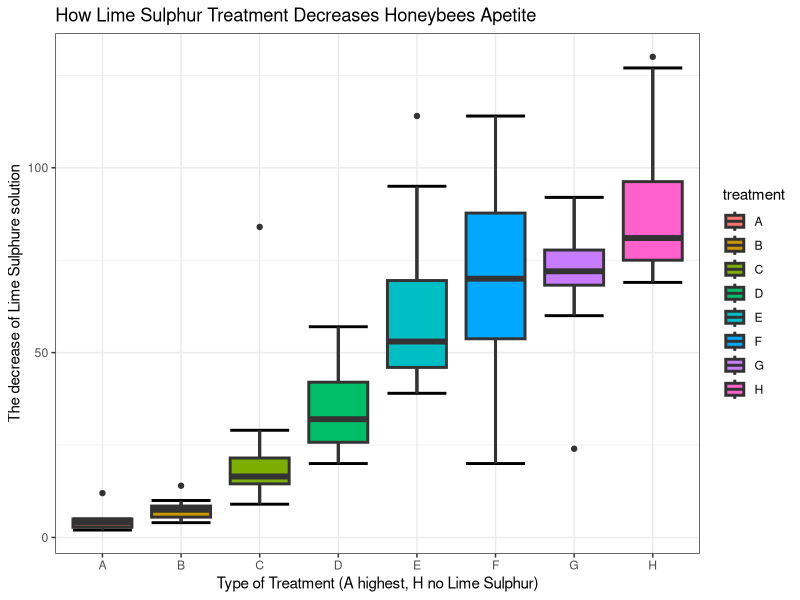
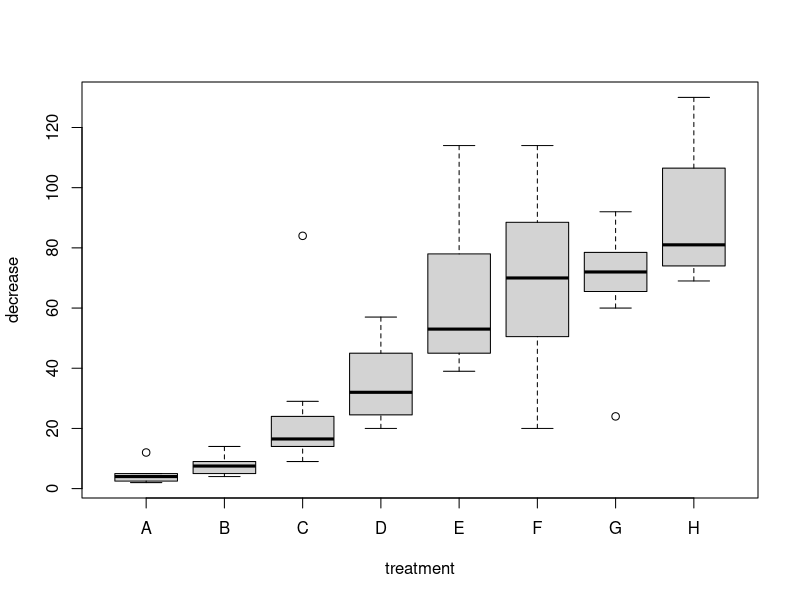
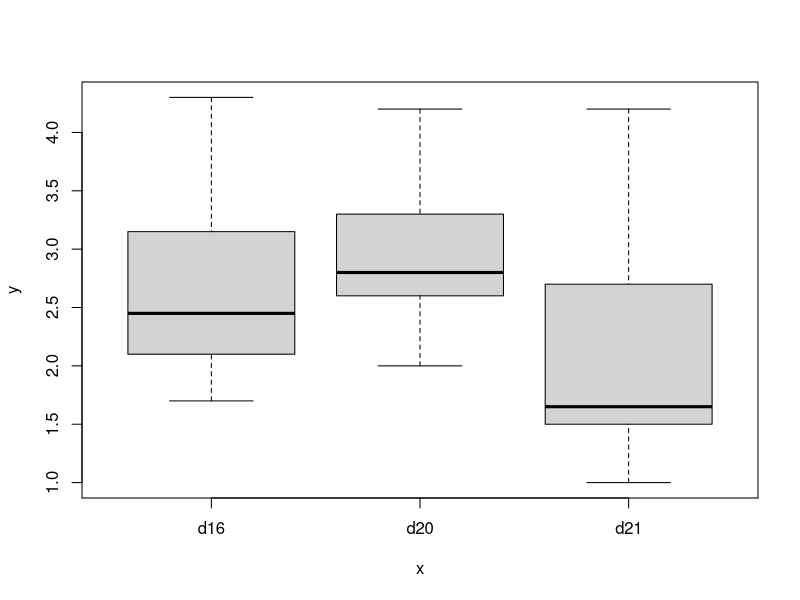
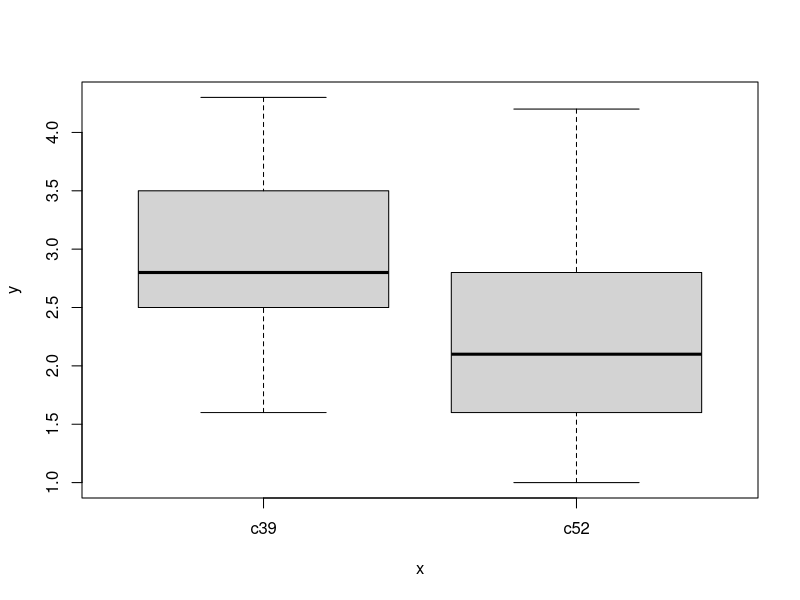
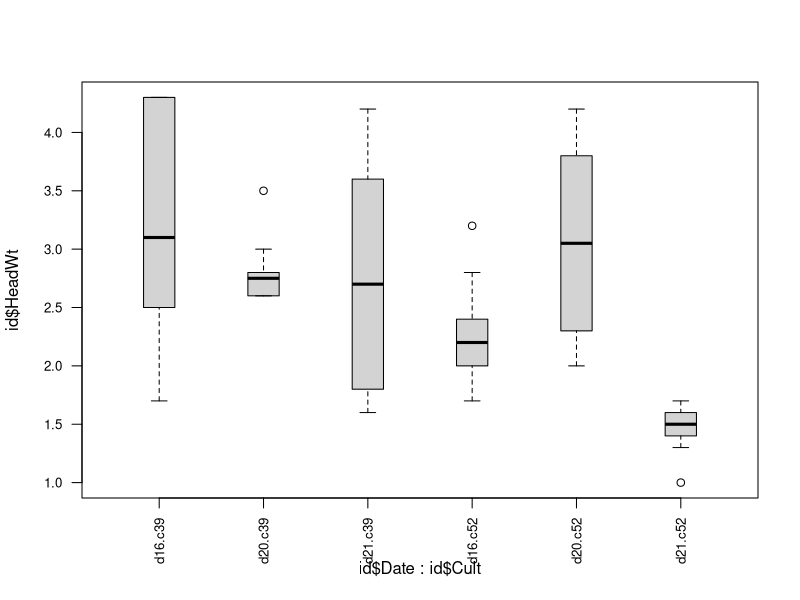
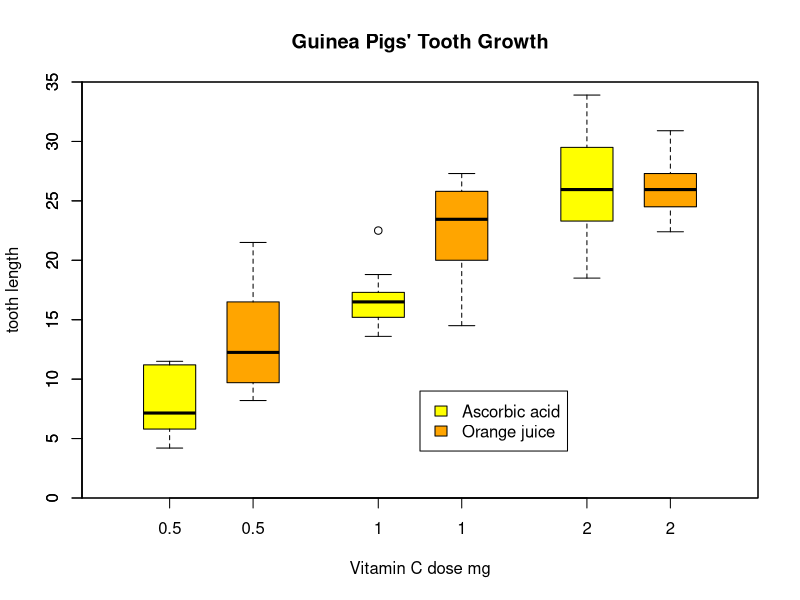
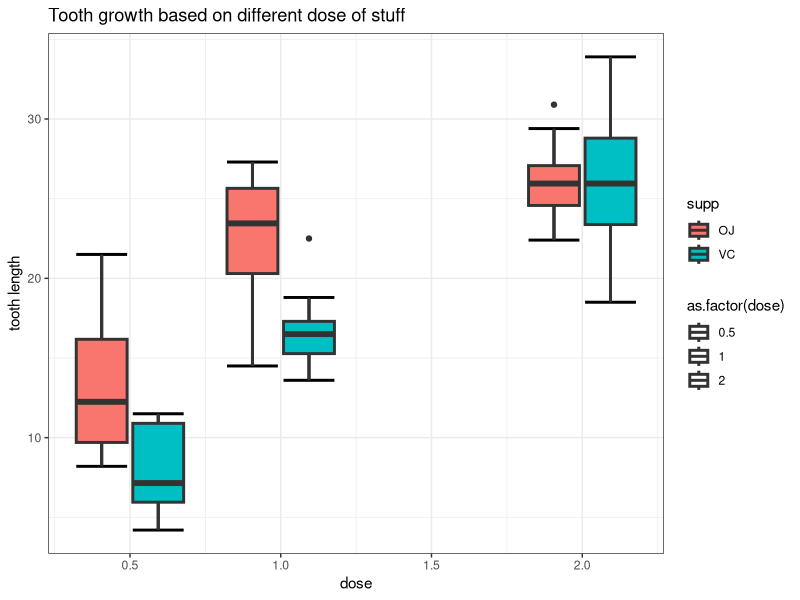
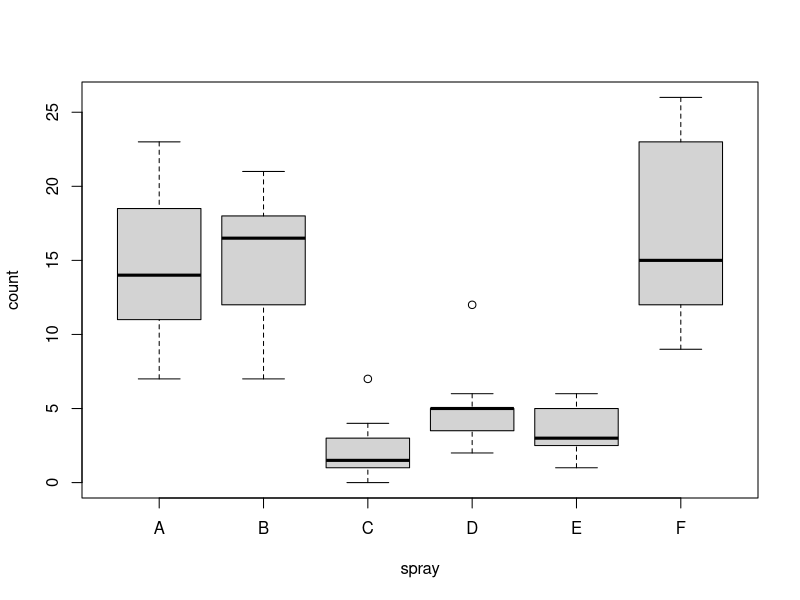

Recreate these plots in R, in order.
library(tidyverse)

# ----------------------------------------------------------------------------
OrchardSprays
?OrchardSprays
str(OrchardSprays)
summary(OrchardSprays)
head(OrchardSprays)

#check for unique factors
unique(OrchardSprays$treatment)
unique(OrchardSprays$decrease)

theme_set(theme_bw())
ggplot(OrchardSprays, aes(x=treatment, y=decrease, fill=treatment)) +
  labs(title = "How Lime Sulphur Treatment Decreases Honeybees Apetite",
       x = "Type of Treatment (A highest, H no Lime Sulphur)",
       y = "The decrease of Lime Sulphure solution") +
  stat_boxplot(size=1, geom="errorbar") + 
  geom_boxplot(size=1)

#the more lime sulphure is in the solution, the less the bees like it. 
#hence it repels honeybees

#check for anova test
anova <- aov(decrease ~ treatment, data = OrchardSprays)
summary(anova)
TukeyHSD(anova)

# Evgeniya's code --------------------------------------------------------

# I browsed through the available datasets and decided that this one is okay for One-Way ANOVA.
# It has one factor with 8 levels:
# from A to H, where A is the highest level of lime sulphur, G - lowest level and H - no sulphur (control).


# I am going to analyse the effect of the amount of sulphur on the Response ('decrease' column).
# First I visualized the data with boxplot

boxplot(decrease ~ treatment, data = OrchardSprays)

# Then performed the ANOVA

one.way <- aov(decrease ~ treatment, data = OrchardSprays)
summary(one.way)

# So, since it can be clearly seen from the boxplot and then confirmed by the ANOVA (very small p-value)
# I can reject the H0 hypothesis. 
# And so it is likely that the amount of sulphur have a significant effect on average decrease.

# To find how the treatment levels differ from one another, 
# I performed a Tukey???s Honestly-Significant Difference test.

TukeyHSD(one.way)

# So from this test it can be seen that the difference is insignificant between groups, that are close to each other.
# However, the further the groups from each other, the more significant the difference becomes.


# Corlie's code --------------------------------------------------------
if (!require('MASS')) install.packages('MASS'); library('MASS')


?cabbages
id<-cabbages
head(id)
str(id)
view(cabbages)

unique(cabbages$VitC) #its continuous

#checking sample sizes -> balanced dataset
id%>%group_by(Date)%>%tally()
id%>%group_by(Cult)%>%tally()

#plotting
plot(as.factor(id$Date),id$HeadWt)
plot(as.factor(id$Cult),id$HeadWt)
#boxplot(id$HeadWt~id$Date)
#all overlapping, may show no difference

### Perform one way ANOVA
##test for normality
shapiro.test(id$HeadWt) #p-value = 0.0314 -> not normally distributed

# Preliminary: Fligner-Killeen Test of Homogeneity of variance (non-parametric) 
fligner.test(id$HeadWt ~ id$Date)
fligner.test(id$HeadWt ~ id$Cult)
#the variances are equal.

# Perform one-way ANOVA on Date
model<-aov(id$HeadWt ~ id$Date)

# Model summary
summary(model)
#significant effect on headweight

# Perform one-way ANOVA on Cult
modelC<-aov(id$HeadWt ~ id$Cult)

# Model summary
summary(modelC)
#significant effect on headweight

#Two way ANOVA

# Alternative: Boxplots
boxplot(id$HeadWt ~ id$Date * id$Cult, boxwex = 0.3, cex.axis = 0.8, las = 2)

### Build model

# Without interactions between Cult and Date
model3 <- aov(id$HeadWt~ id$Date + id$Cult)
summary(model3)
summary(lm(model3)) #p-value: 0.0001847

#  With interactions between Cult and Date
model4<-aov(id$HeadWt~ id$Date * id$Cult)
summary(model4)
summary.lm(model4) #p-value: 4.287e-06

#Post-hoc test
TukeyHSD(model4)
?TukeyHSD
##would be best to use Cult52 and Date 20 as together they show a positive effect on headweight
#relationship between date and headweight depends on the cult


# ----------------------------------------------------------------------------
#lecture example toothGrowth

?ToothGrowth
boxplot(len ~ dose, data = ToothGrowth,
        boxwex = 0.25, 
        at = 1:3 - 0.2,
        subset = supp == "VC", col = "yellow",
        main = "Guinea Pigs' Tooth Growth",
        xlab = "Vitamin C dose mg",
        ylab = "tooth length",
        xlim = c(0.5, 3.5), ylim = c(0, 35), yaxs = "i")
boxplot(len ~ dose, data = ToothGrowth, add = TRUE,
        boxwex = 0.25,
        at = 1:3 + 0.2,
        subset = supp == "OJ", col = "orange")
legend(2, 9, c("Ascorbic acid", "Orange juice"),
       fill = c ("yellow", "orange"))
#to apply an ANOVA
model1<-aov(len ~ dose*supp, data = ToothGrowth)
summary(model1) 
#Interaction is significant

summary(ToothGrowth)
unique(ToothGrowth$dose) # they only have does of 0.5, 1.0, and 2.0 

#using ggplot
ggplot(ToothGrowth, aes(x=dose, y=len, fill=supp, shape=as.factor(dose))) + 
  labs(title = "Tooth growth based on different dose of stuff", 
       x = "dose" , 
       y = "tooth length") + 
  stat_boxplot(size = 1, geom='errorbar') + #adding whisker
  geom_boxplot( size = 1) 

model12<-aov(len ~ dose, data = ToothGrowth)
summary(model12) 

# ----------------------------------------------------------------------------
#Lecture Example 2: Insect Sprays

#To find out, what the InsectSprays data set is about: 
?InsectSprays
data(InsectSprays)
attach(InsectSprays)
tapply(count, spray, length)
boxplot(count~spray) 
# can you guess which sprays are effective by looking at the boxplot? Yes, C is the most effective
# to find out which sprays differ significantly without applying many t-tests, you can use a postdoc test
model2<-aov(count~spray)
TukeyHSD(model2)
# compare the results to the boxplot if you like

#recommended graph from InsectSprays
require(stats); require(graphics)
boxplot(count ~ spray, data = InsectSprays,
        xlab = "Type of spray", ylab = "Insect count",
        main = "InsectSprays data", varwidth = TRUE, col = "lightgray")
fm1 <- aov(count ~ spray, data = InsectSprays)
summary(fm1)
opar <- par(mfrow = c(2, 2), oma = c(0, 0, 1.1, 0))
plot(fm1)
fm2 <- aov(sqrt(count) ~ spray, data = InsectSprays)
summary(fm2)
plot(fm2)
par(opar)
